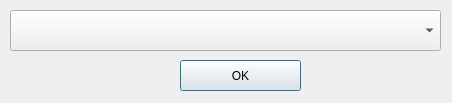
<?xml version="1.0" encoding="UTF-8"?>
<ui version="4.0">
 <class>Dialog</class>
 <widget class="QDialog" name="Dialog">
  <property name="geometry">
   <rect>
    <x>0</x>
    <y>0</y>
    <width>452</width>
    <height>103</height>
   </rect>
  </property>
  <property name="windowTitle">
   <string>Dialog</string>
  </property>
  <widget class="QComboBox" name="cb_accessori">
   <property name="geometry">
    <rect>
     <x>10</x>
     <y>10</y>
     <width>431</width>
     <height>41</height>
    </rect>
   </property>
  </widget>
  <widget class="QPushButton" name="btn_ok">
   <property name="geometry">
    <rect>
     <x>180</x>
     <y>60</y>
     <width>121</width>
     <height>31</height>
    </rect>
   </property>
   <property name="text">
    <string>OK</string>
   </property>
  </widget>
 </widget>
 <resources/>
 <connections/>
</ui>
